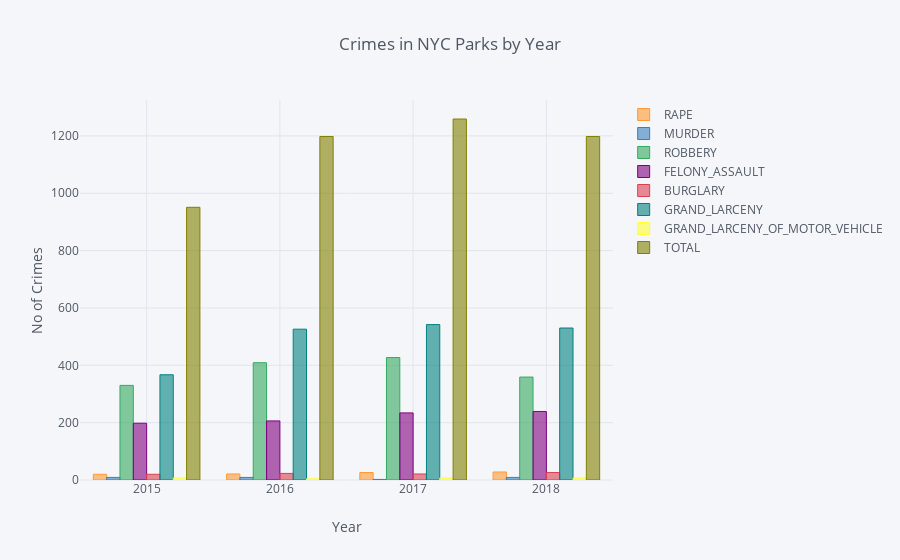

Notebook cell for this chart:
### Code cell
#Bar plot to plot data in by_year dataframe
by_year.iplot(kind='bar', xTitle='Year',yTitle='No of Crimes',title='Crimes in NYC Parks by Year')

### Figure 1 — Plotly figure (JSON) as saved in the notebook; plotly's stock layout.template omitted (floating-point values rounded to 4 significant figures)
{"data": [{"marker": {"color": "rgba(255, 153, 51, 0.6)", "line": {"color": "rgba(255, 153, 51, 1.0)", "width": 1}}, "name": "RAPE", "orientation": "v", "text": "", "type": "bar", "uid": "9f71ddca-960c-4841-baea-50fddb399fc1", "x": [2015, 2016, 2017, 2018], "y": [20, 21, 26, 28]}, {"marker": {"color": "rgba(55, 128, 191, 0.6)", "line": {"color": "rgba(55, 128, 191, 1.0)", "width": 1}}, "name": "MURDER", "orientation": "v", "text": "", "type": "bar", "uid": "30c977b6-3d60-40aa-a8be-f992613cb694", "x": [2015, 2016, 2017, 2018], "y": [9, 9, 2, 9]}, {"marker": {"color": "rgba(50, 171, 96, 0.6)", "line": {"color": "rgba(50, 171, 96, 1.0)", "width": 1}}, "name": "ROBBERY", "orientation": "v", "text": "", "type": "bar", "uid": "58cec33e-e4fd-48bd-b4a7-d6dd55615c2f", "x": [2015, 2016, 2017, 2018], "y": [330, 409, 427, 359]}, {"marker": {"color": "rgba(128, 0, 128, 0.6)", "line": {"color": "rgba(128, 0, 128, 1.0)", "width": 1}}, "name": "FELONY_ASSAULT", "orientation": "v", "text": "", "type": "bar", "uid": "207404d5-fa1b-47da-834e-4b57ee812be7", "x": [2015, 2016, 2017, 2018], "y": [198, 206, 234, 239]}, {"marker": {"color": "rgba(219, 64, 82, 0.6)", "line": {"color": "rgba(219, 64, 82, 1.0)", "width": 1}}, "name": "BURGLARY", "orientation": "v", "text": "", "type": "bar", "uid": "43b63e0b-6df7-4468-a56c-a0492f1172a9", "x": [2015, 2016, 2017, 2018], "y": [20, 23, 21, 26]}, {"marker": {"color": "rgba(0, 128, 128, 0.6)", "line": {"color": "rgba(0, 128, 128, 1.0)", "width": 1}}, "name": "GRAND_LARCENY", "orientation": "v", "text": "", "type": "bar", "uid": "c82ed9b7-03e7-40ed-85ce-2ddf0b1cf1eb", "x": [2015, 2016, 2017, 2018], "y": [367, 526, 542, 530]}, {"marker": {"color": "rgba(255, 255, 51, 0.6)", "line": {"color": "rgba(255, 255, 51, 1.0)", "width": 1}}, "name": "GRAND_LARCENY_OF_MOTOR_VEHICLE", "orientation": "v", "text": "", "type": "bar", "uid": "95b4c736-4235-4f30-ba0c-45a8806f8616", "x": [2015, 2016, 2017, 2018], "y": [7, 4, 7, 7]}, {"marker": {"color": "rgba(128, 128, 0, 0.6)", "line": {"color": "rgba(128, 128, 0, 1.0)", "width": 1}}, "name": "TOTAL", "orientation": "v", "text": "", "type": "bar", "uid": "a5ef69fd-f9e2-4408-ae30-9a18e58c0c86", "x": [2015, 2016, 2017, 2018], "y": [951, 1198, 1259, 1198]}], "layout": {"legend": {"bgcolor": "#F5F6F9", "font": {"color": "#4D5663"}}, "paper_bgcolor": "#F5F6F9", "plot_bgcolor": "#F5F6F9", "title": {"font": {"color": "#4D5663"}, "text": "Crimes in NYC Parks by Year"}, "xaxis": {"gridcolor": "#E1E5ED", "showgrid": true, "tickfont": {"color": "#4D5663"}, "title": {"font": {"color": "#4D5663"}, "text": "Year"}, "zerolinecolor": "#E1E5ED"}, "yaxis": {"gridcolor": "#E1E5ED", "showgrid": true, "tickfont": {"color": "#4D5663"}, "title": {"font": {"color": "#4D5663"}, "text": "No of Crimes"}, "zerolinecolor": "#E1E5ED"}}}
